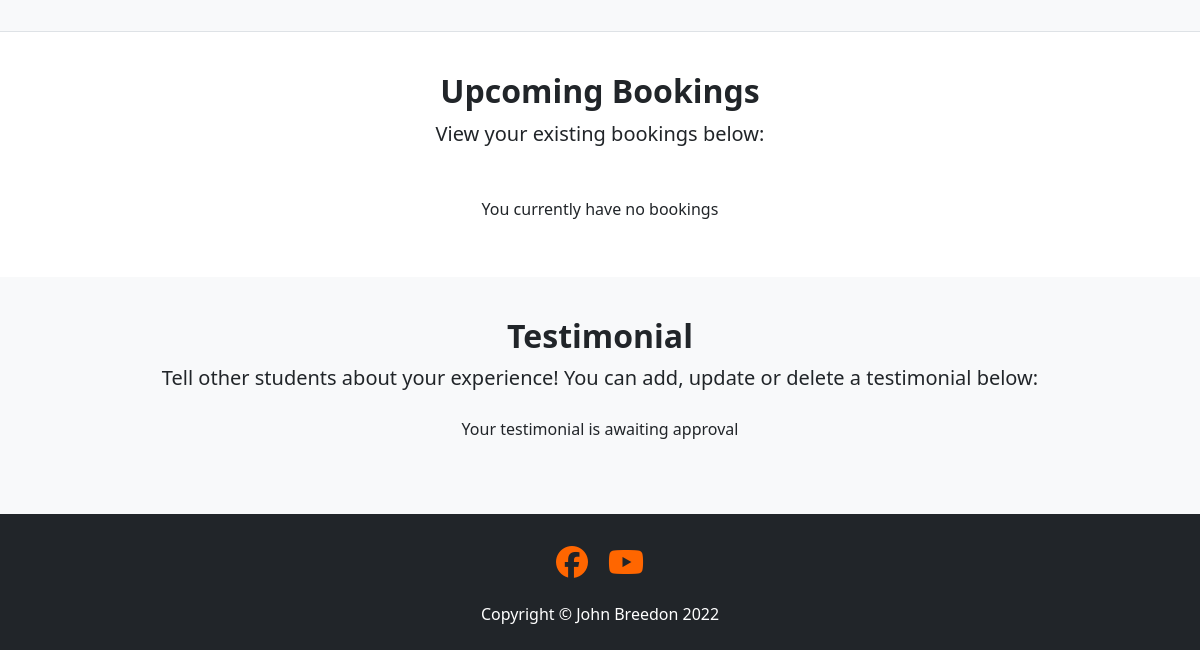
Before: /learner_account/ (signed in, lower part) with the older database file.
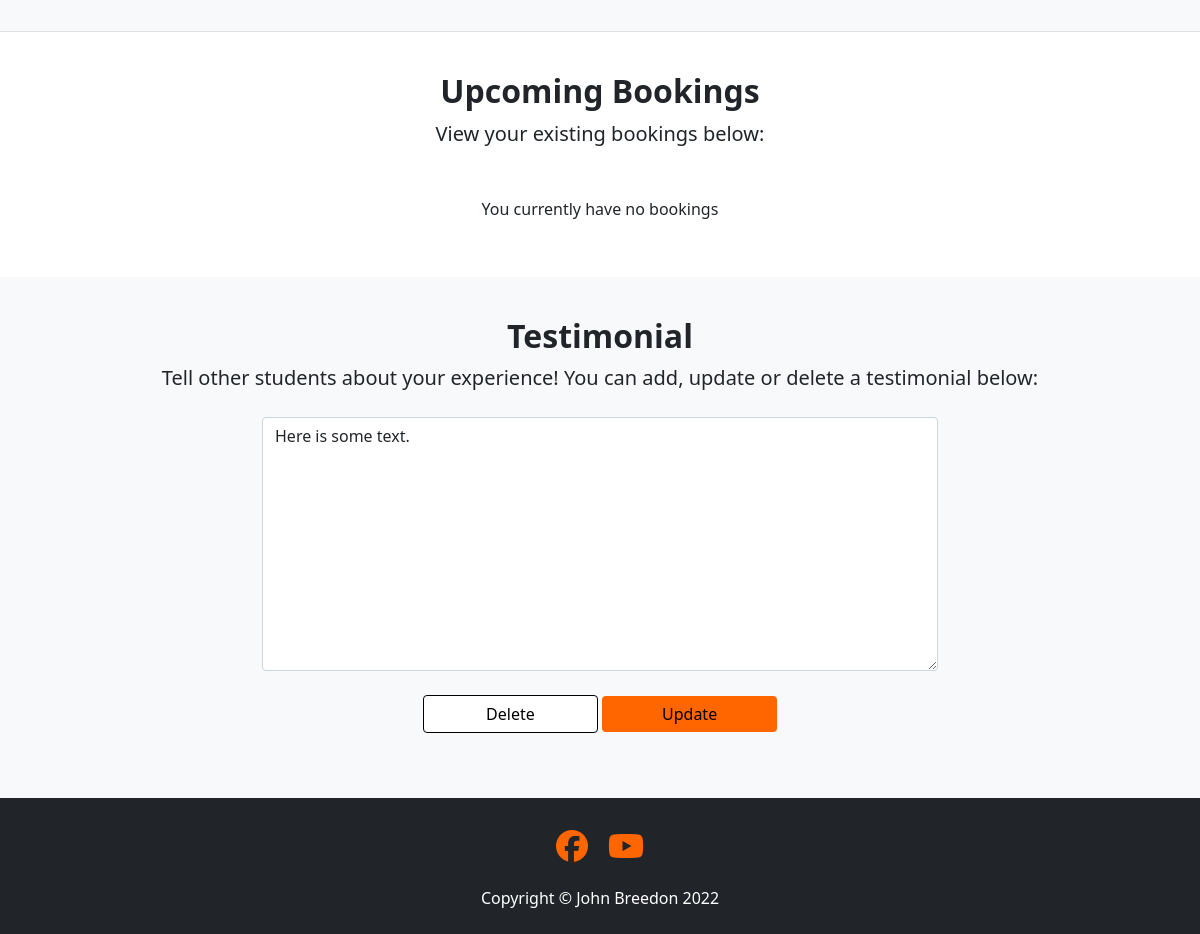
After: the same page with the newer database file.
### learner_account/models.py (models this page shows, shortened)
class Testimonial(models.Model):
    user = models.OneToOneField(User, on_delete=models.CASCADE)
    content = models.TextField()
    created_on = models.DateTimeField(auto_now_add=True)
    updated_on = models.DateTimeField(auto_now_add=True)
    approved = models.BooleanField(default=False)
    class Meta:
        ordering = ['created_on']

### learner_account/views.py (the view, shortened to what this page needs)
class AccountPage(View):
    def get(self, request):
        bookings = Booking.objects.filter(user=request.user).filter(
            date__gt=datetime.date.today()
        )
        user_form = UserForm(instance=request.user)
        learner_profile_form = LearnerProfileForm(
            instance=request.user.learnerprofile
        )
        if Testimonial.objects.filter(user=request.user).exists():
            testimonial_form = TestimonialForm(
                instance=request.user.testimonial
            )
            user_has_testimonial = True
            testimonial_approved = (
                Testimonial.objects.get(user=request.user).approved
            )
        else:
            testimonial_form = TestimonialForm()
            user_has_testimonial = False
            testimonial_approved = 'N/A'
        return render(
            request,
            'learner_account.html',
            {
                'bookings': bookings,
                'user_form': user_form,
                'learner_profile_form': learner_profile_form,
                'testimonial_form': testimonial_form,
                'user_has_testimonial': user_has_testimonial,
                'testimonial_approved': testimonial_approved,
            },
        )

### learner_account/forms.py
class UserForm(forms.ModelForm):
    disabled_layout = Layout(
        FloatingField('username', disabled=''),
        FloatingField('first_name', disabled=''),
        FloatingField('last_name', disabled=''),
        FloatingField('email', disabled=''),
    )
    enabled_layout = Layout(
        FloatingField('username'),
        FloatingField('first_name'),
        FloatingField('last_name'),
        FloatingField('email'),
    )
    class Meta:
        model = User
        fields = ('username', 'first_name', 'last_name', 'email')
    def __init__(self, *args, **kwargs):
        super(UserForm, self).__init__(*args, **kwargs)
        self.helper = FormHelper(self)
        self.helper.form_tag = False
        self.helper.layout = self.disabled_layout
        self.fields['email'].required = True

### home/context_processors.py (called while the page is built)
def navbar_scrollspy_processor(request):
    navlinks = {
        '/home/': 'home',
        '/contact/': 'contact',
    }
    return {
        'navlinks_scrollspy': navlinks,
    }

def navbar_processor(request):
    navlinks = {
        '/about/': 'about',
    }
    return {
        'navlinks': navlinks,
    }

### templates/learner_account.html (shortened to what this page needs)
{% extends 'base.html' %} {% block content %}
{% load static %}
{% load crispy_forms_tags %}
<section class="bg-light py-1 push-below-nav border-bottom">
</section>
<section class="py-4">
    <div class="container px-5 my-3 px-5">
        <div class="text-center mb-5">
            <h2 class="fw-bolder">Upcoming Bookings</h2>
            <p class="lead mb-0">View your existing bookings below:</p>
        </div>
        <div class="row row-cols-1 row-cols-md-2 gx-3 gy-3 justify-content-center text-center">
            {% if bookings|length > 0 %}
                {% for booking in bookings %}
                <div class="col">
                    <div class="card h-100 flex-row align-items-center">
                        <div class="card-body p-4 text-center">
                                <h4>{{ booking.date|date:"l dS F" }}</h4>
                                <p class="mb-1">
                                    {% if booking.time == '10' %}10:00 - 11:00{% endif %}
                                    {% if booking.time == '11' %}11:00 - 12:00{% endif %}
                                    {% if booking.time == '13' %}13:00 - 14:00{% endif %}
                                    {% if booking.time == '14' %}14:00 - 15:00{% endif %}
                                    {% if booking.time == '15' %}15:00 - 16:00{% endif %}
                                    {% if booking.time == '16' %}16:00 - 17:00{% endif %}
                                </p>
                                <p class="mb-1">
                                    {% if booking.type == 'H' %}Home visit{% endif %}
                                    {% if booking.type == 'O' %}Online{% endif %}
                                    {% if booking.type == 'S' %}At the Studio{% endif %}
                                </p>
                                <button data-booking-id="{{ booking.pk }}" class="btn btn-secondary del-booking-btn">Delete</button>
                                <a href="{% url 'edit_booking' booking.pk %}" class="btn btn-primary">Update</a>
                        </div>
                    </div>
                </div>
                {% endfor %}
            {% else %}
            <p>You currently have no bookings</p>
            {% endif %}
        </div>
    </div>
</section>
<section class="border-bottom py-4 text bg-light">
    <div class="container mb-5 mt-3 text-center">
        <div class="row justify-content-center">
            <div class="text-center mb-4">
                <h2 class="fw-bolder">Testimonial</h2>
                <p class="lead mb-0">Tell other students about your experience! You can add, update or delete a
                    testimonial
                    below:</p>
            </div>
            {% if user_has_testimonial == False %}
            <div>
            <button type="button" name="add" value="Add" class="btn btn-primary" id="add-testimonial-btn">Add a
                testimonial</button>
            </div>
            <form id="add-testimonial-form" method="POST" class="form-width hidden" action="{% url 'add_testimonial' %}" onsubmit="event.preventDefault(); confirmForm('add-testimonial-form');">
                {% crispy testimonial_form %}
                <input type="submit" name="btn-submit" value="Submit" class="btn btn-primary" id="submit-testimonial">
            </form>
            {% elif user_has_testimonial == True and testimonial_approved == False %}
            <p>Your testimonial is awaiting approval</p>
            {% elif user_has_testimonial == True and testimonial_approved == True %}
            <form id="update-testimonial-form" method="POST" class="form-width" action="{% url 'edit_testimonial' %}" onsubmit="event.preventDefault(); confirmForm('update-testimonial-form');">
                {% crispy testimonial_form %}
                <button type="button" value="Delete" class="btn btn-secondary" id="testimonial-delete-btn">Delete</button>
                <input type="submit" name="btn-submit" value="Update" class="btn btn-primary" id="submit-testimonial">
            </form>
            {% endif %}
        </div>
    </div>
</section>
{% endblock %}

### templates/base.html (shortened to what this page needs)
{% load static %}
<!DOCTYPE html>
<html lang="en">
<head>
    <link href="https://cdn.jsdelivr.net/npm/bootstrap@5.0.2/dist/css/bootstrap.min.css" rel="stylesheet"
>
    <link rel="stylesheet" href="{% static 'css/style.css' %}">
</head>
<body>
    {% block content %}{% endblock content %}
    <footer class="py-4 bg-dark">
        <div class="container px-5">
            <ul class="social-links">
                <li class="social-icon">
                    <a href="https://facebook.com" target="_blank" rel="noopener"
                        aria-label="Find me on Facebook (opens in a new tab)"><i class="fab fa-facebook"></i></a>
                </li>
                <li class="social-icon">
                    <a href="https://youtube.com" target="_blank" rel="noopener"
                        aria-label="Listen to me on YouTube (opens in a new tab)"><i class="fab fa-youtube"></i></a>
                </li>
            </ul>
            <p class="m-0 text-center text-white">Copyright &copy; John Breedon <span id="copyright-year"></span></p>
        </div>
    </footer>
</body>
</html>

### static/css/style.css (style rules this page uses)
* { margin: 0; padding: 0; }
html { height: 100%; }
body { position: relative; min-height: calc(100% - 56px); padding-bottom: 120px; }
.push-below-nav { margin-top: 56px; }
footer { position: absolute; bottom: 0; width: 100%; }
.form-width { max-width: 700px; }
.btn { min-width: 175px; color: #000; background-color: #ff6600; border: #ff6600; margin: 0.5rem 0; }
.btn-secondary { color: #000; background-color: #fff; border: solid 1px #000; }
.social-links { padding: 0; text-align: center; }
.social-icon { display: inline-block; font-size: 2rem; margin: 0 0.5rem; }
.social-icon > a { color: #ff6600; }

Changed rows visible on the page:
now on this page (row edited): Testimonial: content "Here is some text."
Other visible differences:
form field btn-submit: (not shown) → "Update"
text no longer shown: "Your testimonial is awaiting approval"
text now shown: "Delete"
